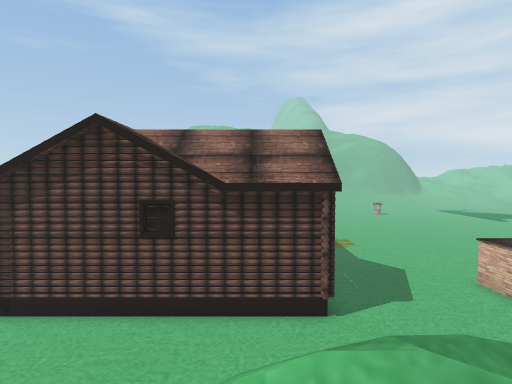
[1] (above)

24 first-person views from a walk through a scene from a Unity 3-D project. The camera is 1.4 m above the floor, tilts 2° down and sees 75° across. The floor is counted in squares, 2 m on a side. Each view is taken from the middle of a square. On the plan, view 1 faces up. The plan holds only what a view shows up to about 10 squares ahead; the rest is blank. The place goes on beyond the plan. The player is left out. Door leaves are left out, so doorways stand open. Some surface patterns are stand-ins.

[2]
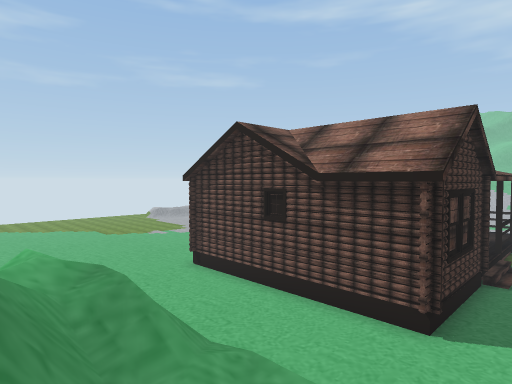

[3]
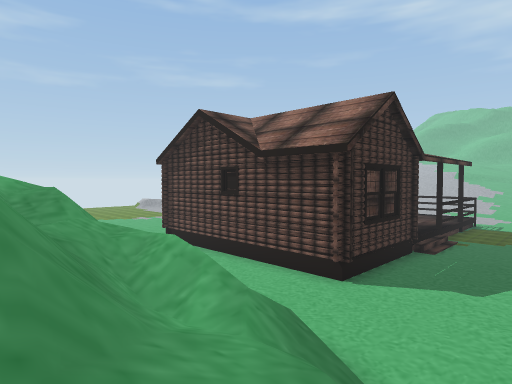

[4]
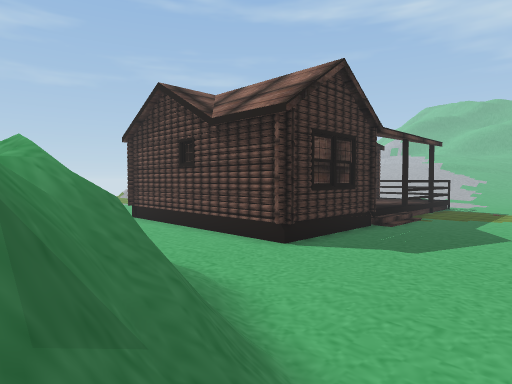

[5]
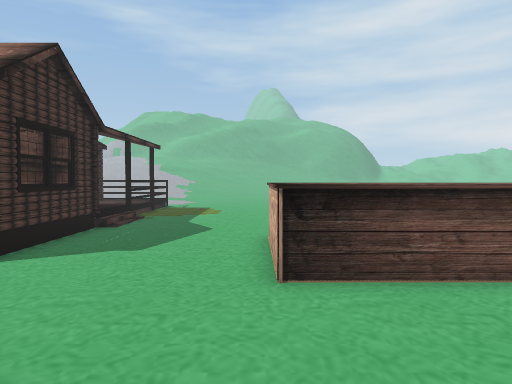

[6]
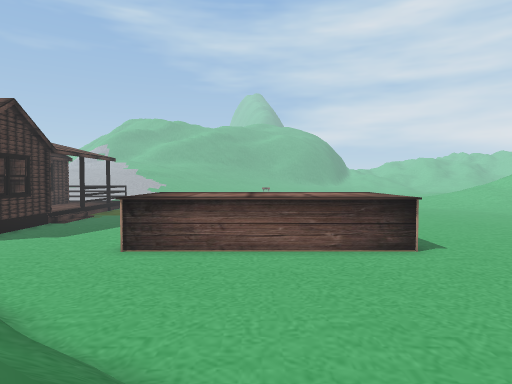

[7]
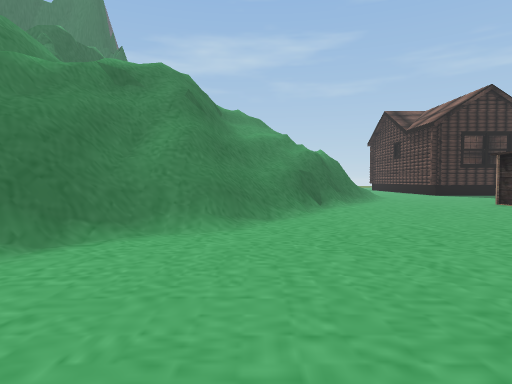

[8]
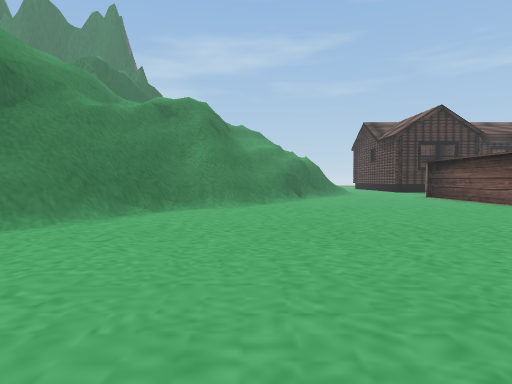

[9]
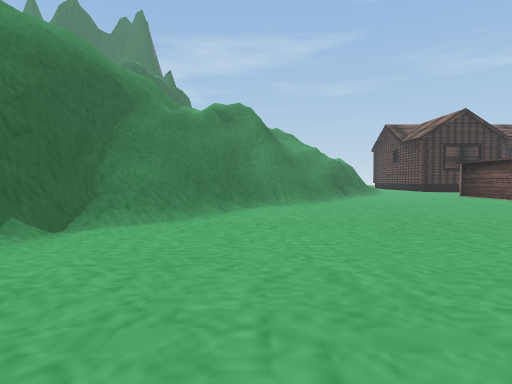

[10]
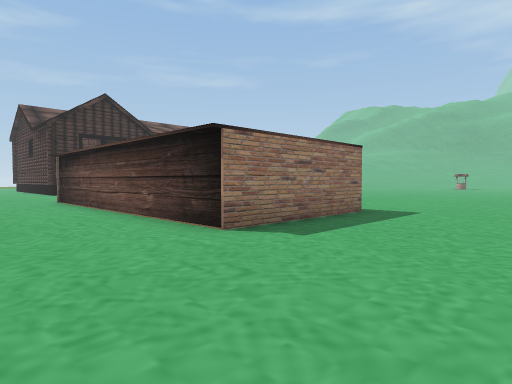

[11]
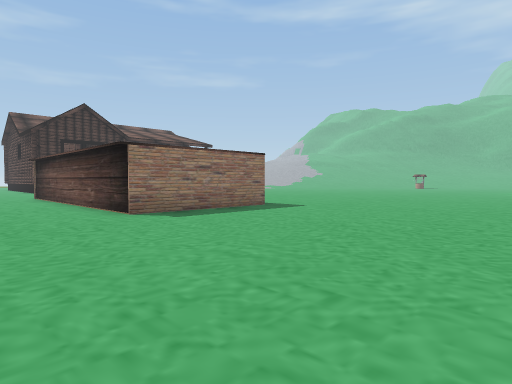

[12]
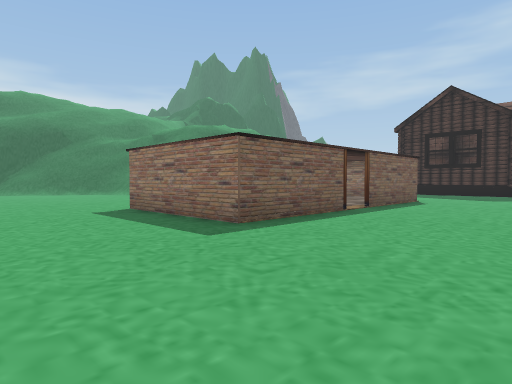

[13]
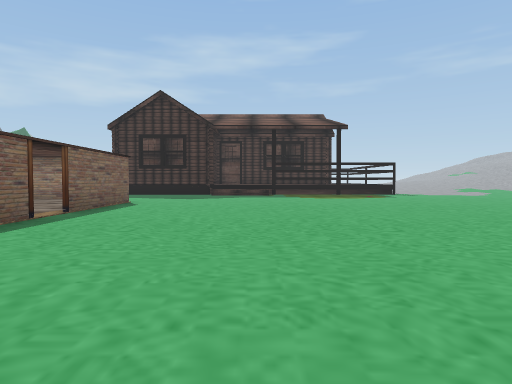

[14]
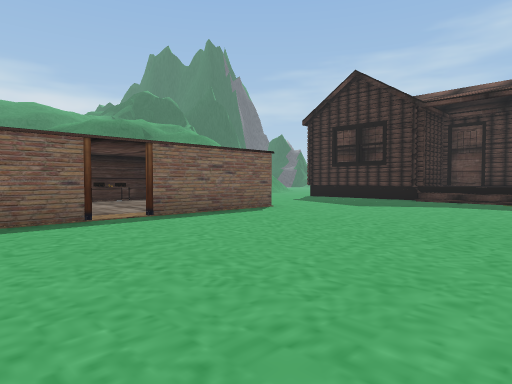

[15]
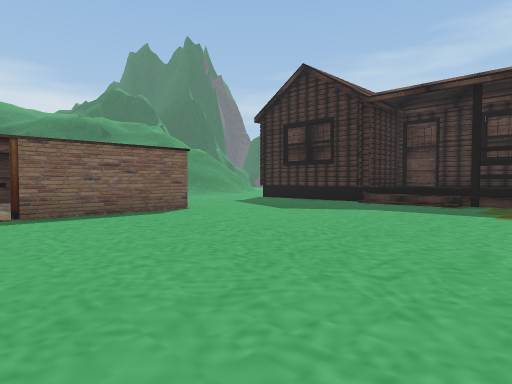

[16]
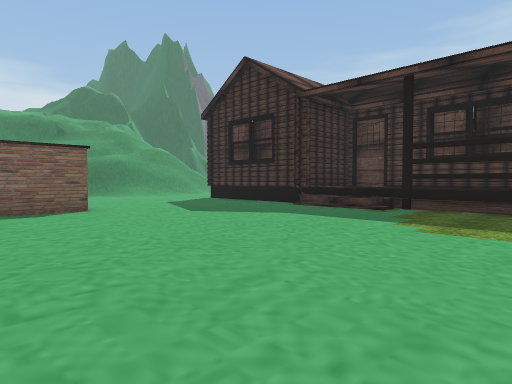

[17]
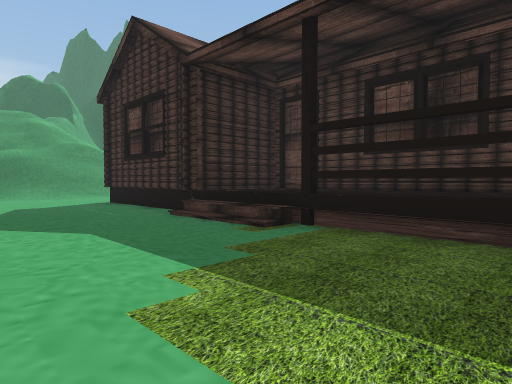

[18]
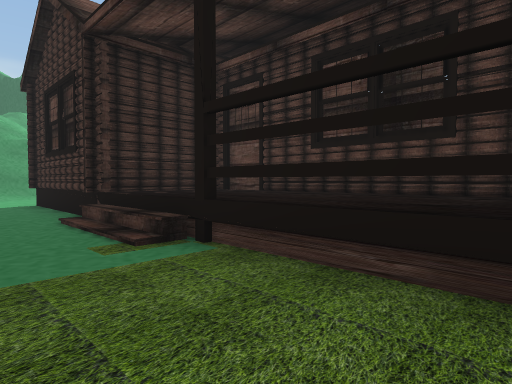

[19]
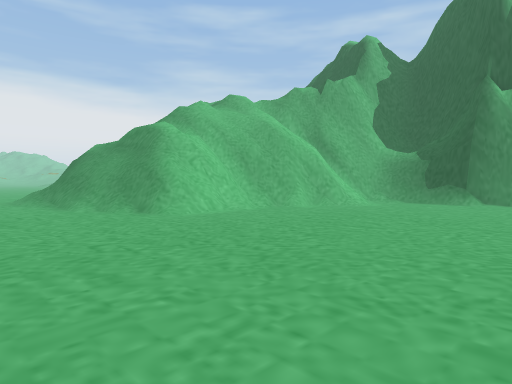

[20]
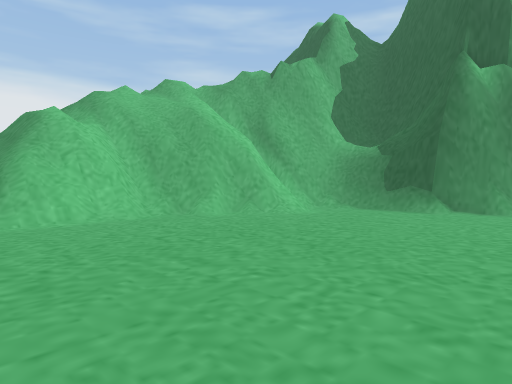

[21]
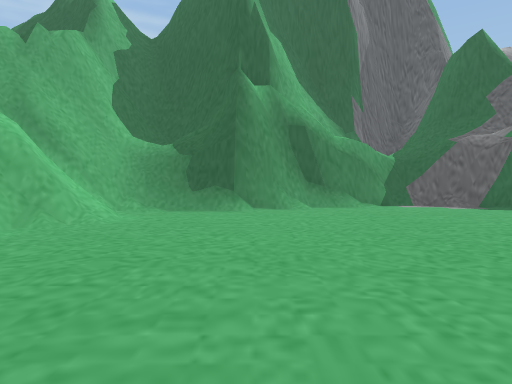

[22]
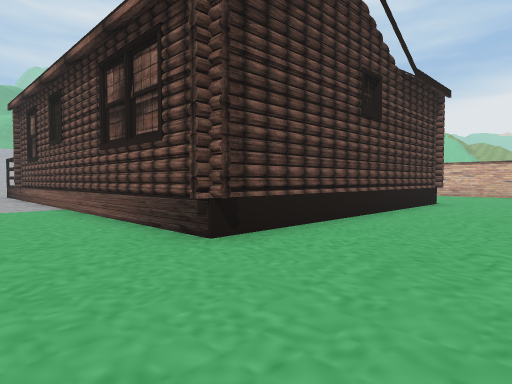

[23]
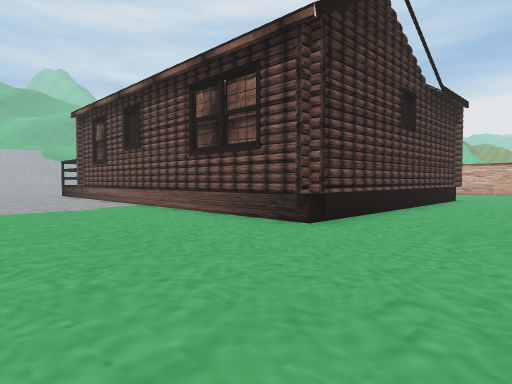

[24]
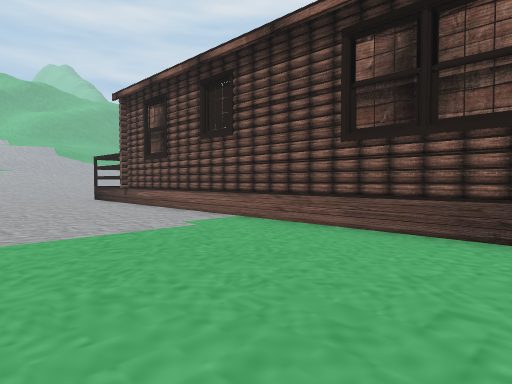

### Floor plan
Key: @ floor where view 1 was taken; # wall or solid block; . main floor; : floor 1 m higher than the main floor; + floor 5 m higher than the main floor; / step, stairs or slope; = window, fence, low wall or low ledge; ^ raised ledge; v drop or lower ground; H house; O other object.
Columns run from 11 left of view 1 to 22 right of it. Each row starts with its distance up from view 1.
 19  ....#      ^............
 18  ....^   ^#^=..............
 17  ....^   ^#^=...............
 16  ....#   ##^=................
 15  ....#    #://..................
 14  ....#    #://...................
 13 .....#    ###/...................
 12 .....#    ^#^....................
 11 .....^      ^.....HHHHHHHHH......
 10 .....^      ^.....H       H......
  9 .....^^^##^^^#....H       H......
  8 ..................H  OO    .......
  7 ..................HHHOOH   .......
  6 ..................................
  5 .............//...................
  4   ......../===v=/.................
  3   ....../==////=#=/...........
  2   ......===////#==//...........
  1  ........##////+ ///=/..........
  0  .......=##@/     ////=..........
 -1 ........#==//     =vv=//.........
 -2 ......./#//       =//////.........
 -3 ......./#vv       //======/......
 -4 .....#####v        ///===///....
 -5 ./###### v=        ////=######
 -6 ###     vv/       ===///#####
 -7                       =/////

Positions as (right, up) in squares from view 1, and headings:
1: (0, 0), facing up
2: (4, 1), facing up-left
3: (6, 1), facing up-left
4: (7, 2), facing up-left
5: (7, 2), facing up
6: (11, -2), facing up
7: (17, 0), facing left
8: (21, 0), facing left
9: (22, -2), facing left
10: (19, 4), facing up-left
11: (22, 4), facing up-left
12: (19, 15), facing down-left
13: (18, 15), facing left
14: (14, 17), facing down-left
15: (12, 18), facing down-left
16: (10, 19), facing down-left
17: (6, 19), facing down-left
18: (4, 19), facing down-left
19: (-9, 7), facing down-right
20: (-9, 4), facing down-right
21: (-7, 4), facing down
22: (-9, 5), facing up-right
23: (-11, 5), facing up-right
24: (-11, 9), facing up-right
